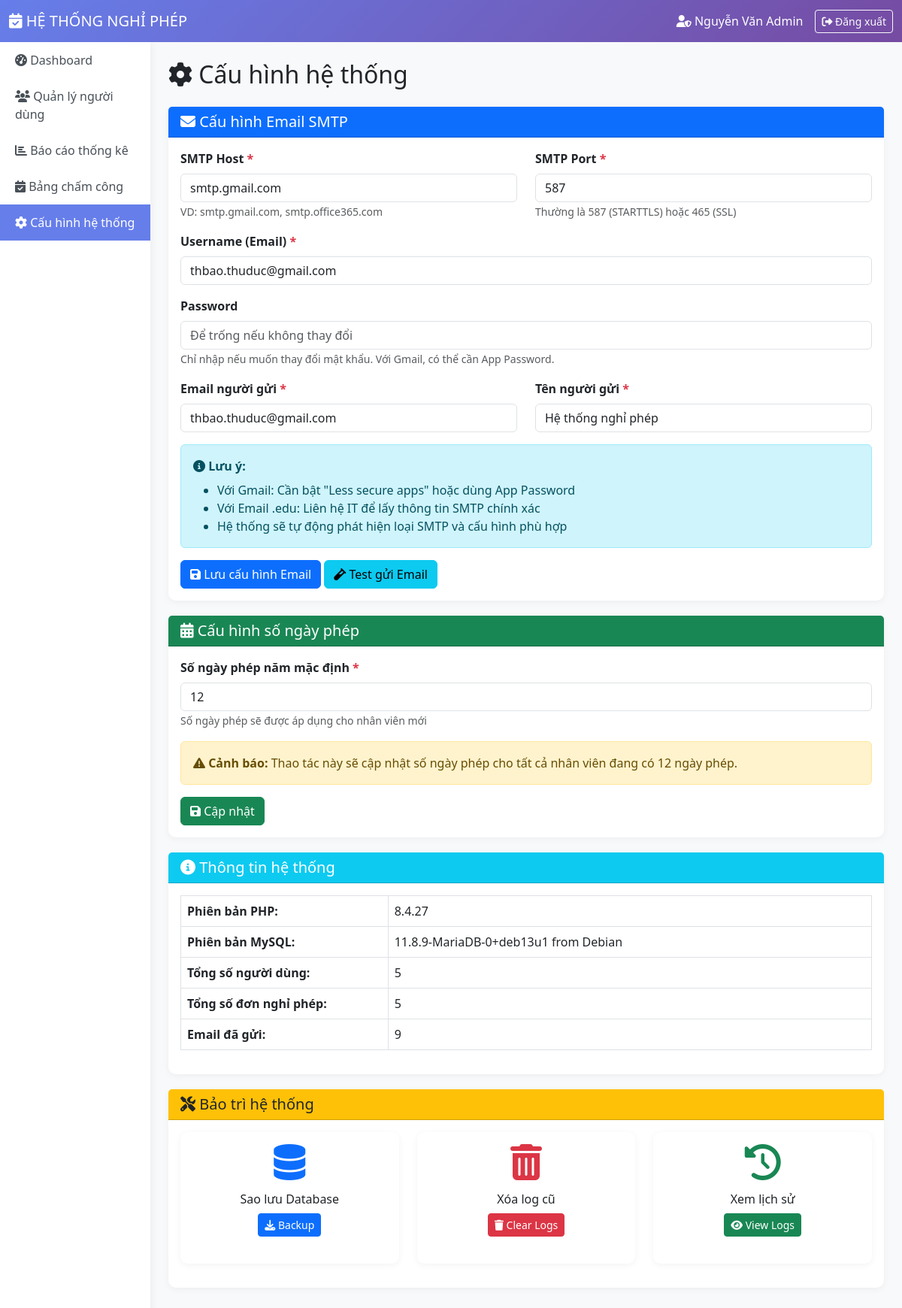
The page /views/admin/settings.php (signed in) on the database its author committed.
### tables this page shows
CREATE TABLE `cauhinhemail` (
  `MaCauHinh` int(11) NOT NULL,
  `SmtpHost` varchar(100) NOT NULL,
  `SmtpPort` int(11) NOT NULL,
  `SmtpUsername` varchar(100) NOT NULL,
  `SmtpPassword` varchar(255) NOT NULL,
  `EmailNguoiGui` varchar(100) NOT NULL,
  `TenNguoiGui` varchar(100) NOT NULL,
  `EmailNhan` varchar(100) NOT NULL,
  `NgayCapNhat` timestamp NOT NULL DEFAULT current_timestamp() ON UPDATE current_timestamp()
);

### includes/session.php (called while the page is built, shortened)
<?php
function isLoggedIn() {
    return isset($_SESSION['user_id']) && !empty($_SESSION['user_id']);
}
function getCurrentUser() {
    return [
        'id' => $_SESSION['user_id'],
        'username' => $_SESSION['username'],
        'fullname' => $_SESSION['fullname'],
        'email' => $_SESSION['email'],
        'role' => $_SESSION['role'],
        'department' => $_SESSION['department'] ?? ''
    ];
}
?>

### views/admin/settings.php (the view, shortened to what this page needs)
<?php
require_once __DIR__ . '/../../includes/session.php';
$pdo = getDBConnection();
$currentUser = getCurrentUser();
$stmt = $pdo->query("SELECT * FROM CauHinhEmail LIMIT 1");
$emailConfig = $stmt->fetch();
?>
<!DOCTYPE html>
<html lang="vi">
<head>
    <link href="https://cdn.jsdelivr.net/npm/bootstrap@5.3.0/dist/css/bootstrap.min.css" rel="stylesheet">
    <link rel="stylesheet" href="https://cdnjs.cloudflare.com/ajax/libs/font-awesome/6.4.0/css/all.min.css">
</head>
<body>
    <nav class="navbar navbar-expand-lg navbar-dark">
        <div class="container-fluid">
            <a class="navbar-brand" href="dashboard.php">
                <i class="fas fa-calendar-check"></i> HỆ THỐNG NGHỈ PHÉP
            </a>
            <div class="ms-auto d-flex align-items-center">
                <span class="text-white me-3">
                    <i class="fas fa-user-shield"></i> <?= htmlspecialchars($currentUser['fullname']) ?>
                </span>
                <a href="../../controllers/AuthController.php?action=logout" class="btn btn-outline-light btn-sm">
                    <i class="fas fa-sign-out-alt"></i> Đăng xuất
                </a>
            </div>
        </div>
    </nav>
    <div class="container-fluid">
        <div class="row">
            <div class="col-md-2 sidebar p-0">
                <ul class="nav flex-column">
                    <li class="nav-item">
                        <a class="nav-link" href="dashboard.php">
                            <i class="fas fa-tachometer-alt"></i> Dashboard
                        </a>
                    </li>
                    <li class="nav-item">
                        <a class="nav-link" href="manage_users.php">
                            <i class="fas fa-users"></i> Quản lý người dùng
                        </a>
                    </li>
                    <li class="nav-item">
                        <a class="nav-link" href="reports.php">
                            <i class="fas fa-chart-bar"></i> Báo cáo thống kê
                        </a>
                    </li>
                    <li class="nav-item">
                        <a class="nav-link" href="employee_report.php">
                            <i class="fas fa-calendar-check"></i> Bảng chấm công
                        </a>
                    </li>
                    <li class="nav-item">
                        <a class="nav-link active" href="settings.php">
                            <i class="fas fa-cog"></i> Cấu hình hệ thống
                        </a>
                    </li>
                </ul>
            </div>
            <div class="col-md-10 p-4">
                <h2 class="mb-4">
                    <i class="fas fa-cog"></i> Cấu hình hệ thống
                </h2>
                <div class="card">
                    <div class="card-header bg-primary text-white">
                        <h5 class="mb-0">
                            <i class="fas fa-envelope"></i> Cấu hình Email SMTP
                        </h5>
                    </div>
                    <div class="card-body">
                        <form method="POST" action="">
                            <div class="row">
                                <div class="col-md-6 mb-3">
                                    <label class="form-label fw-bold">
                                        SMTP Host <span class="text-danger">*</span>
                                    </label>
                                    <input type="text" class="form-control" name="smtp_host"
                                           value="<?= htmlspecialchars($emailConfig['SmtpHost'] ?? '') ?>"
                                           placeholder="smtp.gmail.com" required>
                                    <small class="text-muted">VD: smtp.gmail.com, smtp.office365.com</small>
                                </div>
                                <div class="col-md-6 mb-3">
                                    <label class="form-label fw-bold">
                                        SMTP Port <span class="text-danger">*</span>
                                    </label>
                                    <input type="number" class="form-control" name="smtp_port"
                                           value="<?= htmlspecialchars($emailConfig['SmtpPort'] ?? '587') ?>"
                                           placeholder="587" required>
                                    <small class="text-muted">Thường là 587 (STARTTLS) hoặc 465 (SSL)</small>
                                </div>
                            </div>
                            <div class="mb-3">
                                <label class="form-label fw-bold">
                                    Username (Email) <span class="text-danger">*</span>
                                </label>
                                <input type="email" class="form-control" name="smtp_username"
                                       value="<?= htmlspecialchars($emailConfig['SmtpUsername'] ?? '') ?>"
                                       placeholder="your-email@gmail.com" required>
                            </div>
                            <div class="mb-3">
                                <label class="form-label fw-bold">
                                    Password
                                </label>
                                <input type="password" class="form-control" name="smtp_password"
                                       placeholder="Để trống nếu không thay đổi">
                                <small class="text-muted">
                                    Chỉ nhập nếu muốn thay đổi mật khẩu.
                                    Với Gmail, có thể cần App Password.
                                </small>
                            </div>
                            <div class="row">
                                <div class="col-md-6 mb-3">
                                    <label class="form-label fw-bold">
                                        Email người gửi <span class="text-danger">*</span>
                                    </label>
                                    <input type="email" class="form-control" name="email_nguoi_gui"
                                           value="<?= htmlspecialchars($emailConfig['EmailNguoiGui'] ?? '') ?>"
                                           placeholder="noreply@school.edu.vn" required>
                                </div>
                                <div class="col-md-6 mb-3">
                                    <label class="form-label fw-bold">
                                        Tên người gửi <span class="text-danger">*</span>
                                    </label>
                                    <input type="text" class="form-control" name="ten_nguoi_gui"
                                           value="<?= htmlspecialchars($emailConfig['TenNguoiGui'] ?? '') ?>"
                                           placeholder="Hệ thống nghỉ phép" required>
                                </div>
                            </div>
                            <div class="alert alert-info">
                                <i class="fas fa-info-circle"></i>
                                <strong>Lưu ý:</strong>
                                <ul class="mb-0 mt-2">
                                    <li>Với Gmail: Cần bật "Less secure apps" hoặc dùng App Password</li>
                                    <li>Với Email .edu: Liên hệ IT để lấy thông tin SMTP chính xác</li>
                                    <li>Hệ thống sẽ tự động phát hiện loại SMTP và cấu hình phù hợp</li>
                                </ul>
                            </div>
                            <button type="submit" class="btn btn-primary">
                                <i class="fas fa-save"></i> Lưu cấu hình Email
                            </button>
                            <a href="../../test_mail_debug.php" target="_blank" class="btn btn-info">
                                <i class="fas fa-vial"></i> Test gửi Email
                            </a>
                        </form>
                    </div>
                </div>
                <div class="card">
                    <div class="card-header bg-success text-white">
                        <h5 class="mb-0">
                            <i class="fas fa-calendar-alt"></i> Cấu hình số ngày phép
                        </h5>
                    </div>
                    <div class="card-body">
                        <form method="POST" action="">
                            <div class="mb-3">
                                <label class="form-label fw-bold">
                                    Số ngày phép năm mặc định <span class="text-danger">*</span>
                                </label>
                                <input type="number" class="form-control" name="default_days"
                                       value="12" min="0" max="365" required>
                                <small class="text-muted">
                                    Số ngày phép sẽ được áp dụng cho nhân viên mới
                                </small>
                            </div>
                            <div class="alert alert-warning">
                                <i class="fas fa-exclamation-triangle"></i>
                                <strong>Cảnh báo:</strong>
                                Thao tác này sẽ cập nhật số ngày phép cho tất cả nhân viên đang có 12 ngày phép.
                            </div>
                            <button type="submit" class="btn btn-success"
                                    onclick="return confirm('Bạn có chắc muốn cập nhật số ngày phép mặc định?')">
                                <i class="fas fa-save"></i> Cập nhật
                            </button>
                        </form>
                    </div>
                </div>
                <div class="card">
                    <div class="card-header bg-info text-white">
                        <h5 class="mb-0">
                            <i class="fas fa-info-circle"></i> Thông tin hệ thống
                        </h5>
                    </div>
                    <div class="card-body">
                        <table class="table table-bordered">
                            <tr>
                                <th width="30%">Phiên bản PHP:</th>
                                <td><?= phpversion() ?></td>
                            </tr>
                            <tr>
                                <th>Phiên bản MySQL:</th>
                                <td><?= $pdo->query('SELECT VERSION()')->fetchColumn() ?></td>
                            </tr>
                            <tr>
                                <th>Tổng số người dùng:</th>
                                <td><?= $pdo->query('SELECT COUNT(*) FROM NguoiDung')->fetchColumn() ?></td>
                            </tr>
                            <tr>
                                <th>Tổng số đơn nghỉ phép:</th>
                                <td><?= $pdo->query('SELECT COUNT(*) FROM DonNghiPhep')->fetchColumn() ?></td>
                            </tr>
                            <tr>
                                <th>Email đã gửi:</th>
                                <td><?= $pdo->query('SELECT COUNT(*) FROM LichSuEmail')->fetchColumn() ?></td>
                            </tr>
                        </table>
                    </div>
                </div>
                <div class="card">
                    <div class="card-header bg-warning text-dark">
                        <h5 class="mb-0">
                            <i class="fas fa-tools"></i> Bảo trì hệ thống
                        </h5>
                    </div>
                    <div class="card-body">
                        <div class="row">
                            <div class="col-md-4 mb-3">
                                <div class="card text-center h-100">
                                    <div class="card-body">
                                        <i class="fas fa-database fa-3x text-primary mb-3"></i>
                                        <h6>Sao lưu Database</h6>
                                        <button class="btn btn-primary btn-sm" onclick="alert('Chức năng đang phát triển')">
                                            <i class="fas fa-download"></i> Backup
                                        </button>
                                    </div>
                                </div>
                            </div>
                            <div class="col-md-4 mb-3">
                                <div class="card text-center h-100">
                                    <div class="card-body">
                                        <i class="fas fa-trash-alt fa-3x text-danger mb-3"></i>
                                        <h6>Xóa log cũ</h6>
                                        <button class="btn btn-danger btn-sm" onclick="alert('Chức năng đang phát triển')">
                                            <i class="fas fa-trash"></i> Clear Logs
                                        </button>
                                    </div>
                                </div>
                            </div>
                            <div class="col-md-4 mb-3">
                                <div class="card text-center h-100">
                                    <div class="card-body">
                                        <i class="fas fa-history fa-3x text-success mb-3"></i>
                                        <h6>Xem lịch sử</h6>
                                        <button class="btn btn-success btn-sm" onclick="viewActivityLog()">
                                            <i class="fas fa-eye"></i> View Logs
                                        </button>
                                    </div>
                                </div>
                            </div>
                        </div>
                    </div>
                </div>
            </div>
        </div>
    </div>
</body>
</html>

### views/admin/settings.php (style rules this page uses)
body { background-color: #f8f9fa; }
.navbar { background: linear-gradient(135deg, #667eea 0%, #764ba2 100%); }
.sidebar { min-height: calc(100vh - 56px); background-color: #fff; box-shadow: 2px 0 10px rgba(0, 0, 0, 0.05); }
.sidebar .nav-link { color: #495057; padding: 12px 20px; transition: all 0.3s; }
.sidebar .nav-link:hover, .sidebar .nav-link.active { background-color: #667eea; color: white; }
.card { border: none; border-radius: 10px; box-shadow: 0 2px 10px rgba(0, 0, 0, 0.05); margin-bottom: 20px; }

### rows shown on the page
cauhinhemail: smtp_host "smtp.gmail.com", smtp_port "587", smtp_username "thbao.thuduc@gmail.com", email_nguoi_gui "thbao.thuduc@gmail.com", ten_nguoi_gui "Hệ thống nghỉ phép"

### other values the page prints
$currentUser['fullname'] "Nguyễn Văn Admin"
phpversion() "8.4.27"
$pdo->query('SELECT VERSION()')->fetchColumn() "11.8.9-MariaDB-0+deb13u1 from Debian"
$pdo->query('SELECT COUNT(*) FROM NguoiDung')->fetchColumn() "5"
$pdo->query('SELECT COUNT(*) FROM DonNghiPhep')->fetchColumn() "5"
$pdo->query('SELECT COUNT(*) FROM LichSuEmail')->fetchColumn() "9"
